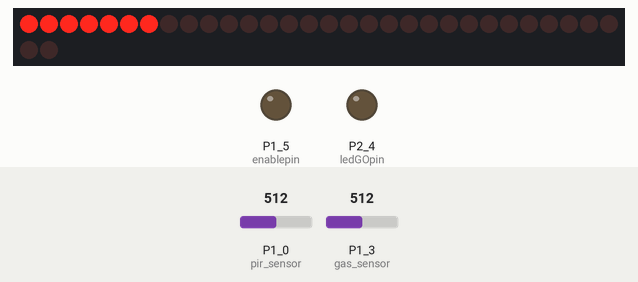
This sketch was run on a simulated TI MSP430 LaunchPad. Shown: 32 shift-register outputs drawn as a row of LEDs (first output left, lit = HIGH), output pins drawn as LEDs (lit = HIGH). Wiring (inferred from the names in the program): 4 × shift register (74HC595): data P2_3; shift clock P1_3; latch P2_1. Wiring (inferred from the signals the program sends): row of LEDs: on Q0, Q1, Q2, Q3, Q4, Q5, Q6, Q7, Q8, Q9, Q10, Q11, Q12, Q13, Q14, Q15, Q16, Q17, Q18, Q19, Q20, Q21, Q22, Q23, Q24, Q25, Q26, Q27, Q28, Q29, Q30, Q31. The test bench sets the inputs (shaded band); at power-on: P1_0 (pir_sensor) = 512, P1_3 (gas_sensor) = 512. No radio packets arrive unless stated; pins used as bus, display or sensor lines are not drawn; what the sketch prints to the serial monitor is not drawn.

Above: at 1.2 s.
1.3 s: P1_0 (pir_sensor) set to 693
2.8 s: P1_0 (pir_sensor) set to 710
At 3.1 s:
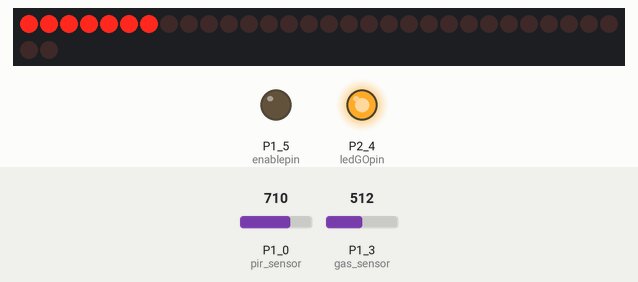
At 5.0 s:
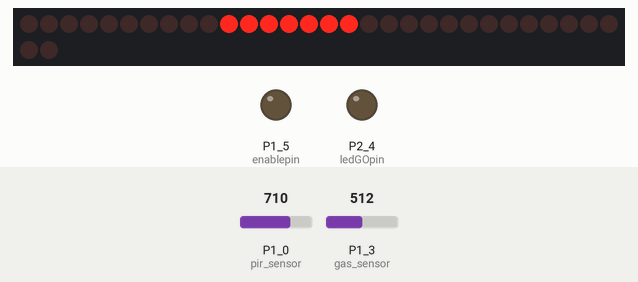
Timing chart, 0 to 11.3 s (numbered marks = the images above; inputs shaded):
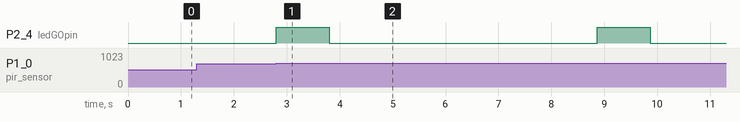

Measured:
- the behaviour switches between 700 and 701 on P1_0 (pir_sensor) (found by bisection; images 0 and 1)
- after the input at 2.8 s, P2_4 (ledGOpin): alternates HIGH for 1.0 s and LOW for 5.1 s, starting at once

The sketch:

Transmitter.ino
```cpp
// Transmitter Code for Project
// Modified by: Ayotunde Odejayi (Nov. 2015)
//
// This code makes use of Transmitter libraries using VirtualWire to send and receive messages
// Implements a simplex (one-way) transmitter with an TX-C1 module
// Libraries by Author: Mike McCauley (mikem@airspayce.com
//
// Dependencies:
// VirtualWire library
//
// Description:
// Detects motion with an infrared sensor and then activates a gas sensor to start reading BAC levels.
// Some BAC levels have corresponding actions and for a certain range, transmission is made to the receiver unit/station.


#include "VirtualWire.h"

// Initialize pins
int pir_sensor = 2;
int gas_sensor = 5;
int ledGOpin = 12;
int ledSTOPpin = 4;
int safety_guard1 = 25;
int safety_guard2 = 75;
int prev_gas_value, prev_pir_value;


// RGB led pins and variables (digital pins)
int datapin  = 11; // DI
int latchpin = 9; // LI
int enablepin = 7; // EI
int clockpin = 5; // CI
unsigned long SB_CommandPacket;
int SB_CommandMode;
int SB_BlueCommand;
int SB_RedCommand;
int SB_GreenCommand;

void setup()
{
  // Set pinModes
  pinMode(ledGOpin, OUTPUT);
  pinMode(ledSTOPpin, OUTPUT);
  pinMode(pir_sensor, INPUT);
  pinMode(gas_sensor, INPUT);

  // RGB pinModes
  pinMode(datapin, OUTPUT);
  pinMode(latchpin, OUTPUT);
  pinMode(enablepin, OUTPUT);
  pinMode(clockpin, OUTPUT);

  digitalWrite(latchpin, LOW);
  digitalWrite(enablepin, LOW);
  Serial.begin(9600);       	      // Debugging only
  Serial.println("Setting up TX..."); // Prints "Setup to the serial monitor"
  Serial.println("-------------");

  vw_set_tx_pin(4);                  // Sets pin D4 as the TX pin
  vw_set_ptt_inverted(true);         // Required for DR3100
  vw_setup(4000);	             // Bits per sec
}

void SB_SendPacket()
{
  SB_CommandPacket = SB_CommandMode & B11;
  SB_CommandPacket = (SB_CommandPacket << 10)  | (SB_BlueCommand & 1023);
  SB_CommandPacket = (SB_CommandPacket << 10)  | (SB_RedCommand & 1023);
  SB_CommandPacket = (SB_CommandPacket << 10)  | (SB_GreenCommand & 1023);

  shiftOut(datapin, clockpin, MSBFIRST, SB_CommandPacket >> 24);
  shiftOut(datapin, clockpin, MSBFIRST, SB_CommandPacket >> 16);
  shiftOut(datapin, clockpin, MSBFIRST, SB_CommandPacket >> 8);
  shiftOut(datapin, clockpin, MSBFIRST, SB_CommandPacket);

  delay(1); // adjustment may be necessary depending on chain length
  digitalWrite(latchpin, HIGH); // latch data into registers
  delay(1); // adjustment may be necessary depending on chain length
  digitalWrite(latchpin, LOW);
}

void loop()
{
    prev_gas_value = analogRead(gas_sensor);
    Serial.println("Gas sensor:");
    Serial.println(analogRead(gas_sensor));
    Serial.println("Pir sensor:");
    Serial.println(analogRead(pir_sensor));
    Serial.println(" ");

   // RGB led showing BAC level green before Person is detected
   SB_CommandMode = B00; // Write to PWM control registers
   SB_RedCommand = 0; // Min. red
   SB_GreenCommand = 127; // Max. green
   SB_BlueCommand = 0; // Min. blue
   SB_SendPacket();

    if (analogRead(pir_sensor) > 700) // If motion is detected (Person is within range)
   {
    Serial.println("Motion Detected!"); Serial.println(" ");
    digitalWrite(ledGOpin, HIGH);
    delay(1000);         // Gives a 3 second period to detect gas after motion
    digitalWrite(ledGOpin, LOW);

    if (analogRead(gas_sensor) > 200 && analogRead(gas_sensor) < 300)   // Caution! Alcohol
      {
        // RGB led showing BAC level (Yellow)
        SB_CommandMode = B00; // Write to PWM control registers
        SB_RedCommand = 127; // Min. red
        SB_GreenCommand = 127; // Min. green
        SB_BlueCommand = 0; // Max. blue
        SB_SendPacket();

        digitalWrite(ledSTOPpin, HIGH);
        digitalWrite(ledGOpin, HIGH);
        delay(1500);
        digitalWrite(ledGOpin, HIGH);
        digitalWrite(ledSTOPpin, LOW);
        delay(1500);
        digitalWrite(ledGOpin, HIGH);
        digitalWrite(ledSTOPpin, HIGH);
        delay(1500);
        digitalWrite(ledGOpin, LOW);
        digitalWrite(ledSTOPpin, LOW);
        prev_gas_value = analogRead(gas_sensor);
    }

     else if (analogRead(gas_sensor) > 300)     // Car Locked! Nail Polish
      {

        const char *msg = "M";          // Message to be sent
        Serial.println("Tx Packet:");
        Serial.println(*msg);
        Serial.println(" ");
        digitalWrite(13, true);         // Flash a light to show transmitting
        vw_send((uint8_t *)msg, strlen(msg)); //Sending the message
        vw_wait_tx();                   // Wait until the whole message is gone
        digitalWrite(13, false);        // Turn the LED off.

       // RGB led showing BAC level (Red)
       SB_CommandMode = B00; // Write to PWM control registers
       SB_RedCommand = 127; // Max. red
       SB_GreenCommand = 0; // Min. green
       SB_BlueCommand = 0; // Min. blue
       SB_SendPacket();

       digitalWrite(ledSTOPpin, HIGH);
       digitalWrite(ledGOpin, LOW);
       delay(5000);
       digitalWrite(ledSTOPpin, LOW);
       prev_gas_value = analogRead(gas_sensor);
      }
      else
      {
         // RGB led showing BAC level
         SB_CommandMode = B00; // Write to PWM control registers
         SB_RedCommand = 0; // Min. red
         SB_GreenCommand = 127; // Max. green
         SB_BlueCommand = 0; // Min. blue
         SB_SendPacket();

         digitalWrite(ledGOpin, HIGH);
         digitalWrite(ledSTOPpin, LOW);
         delay(1000);
         digitalWrite(ledGOpin, LOW);
         prev_gas_value = analogRead(gas_sensor);

      }
   }

}
```
